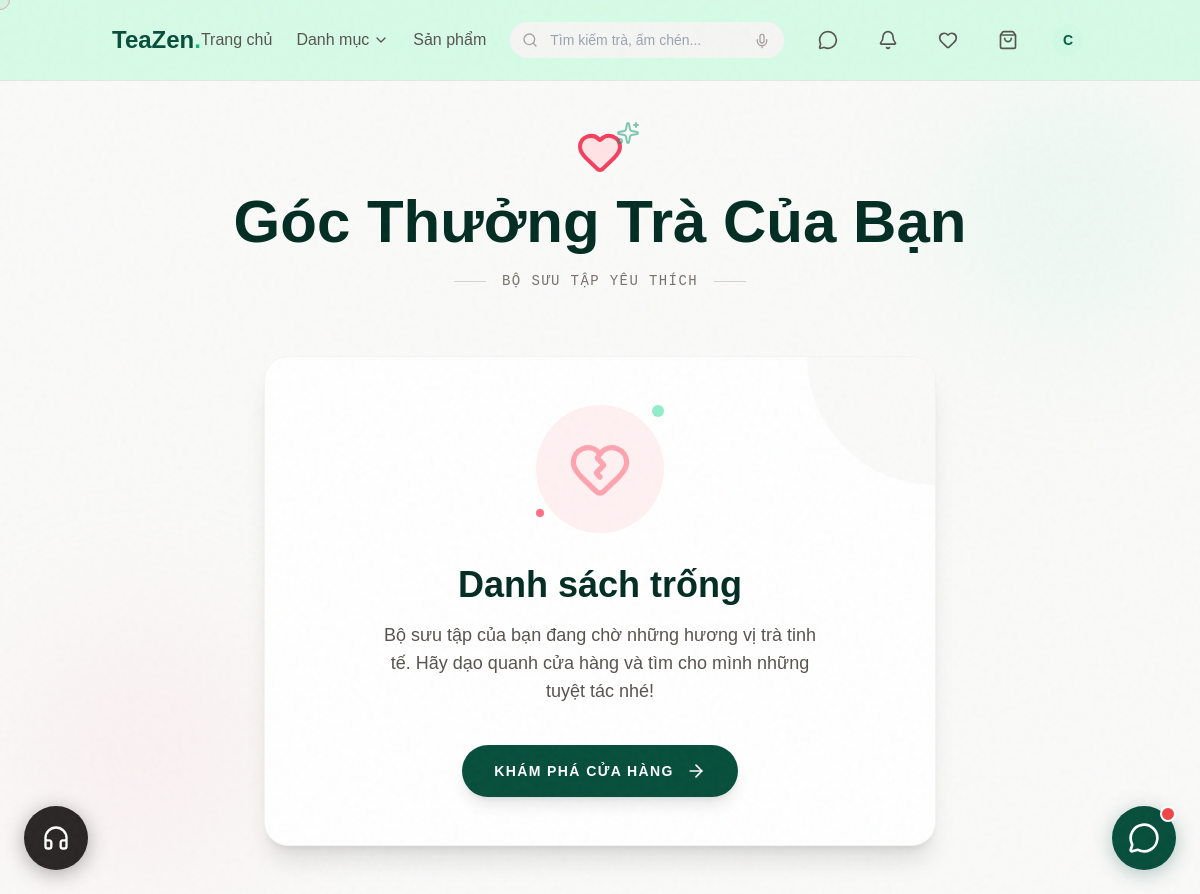
Page /wishlist/ (signed in) on the earlier database version.
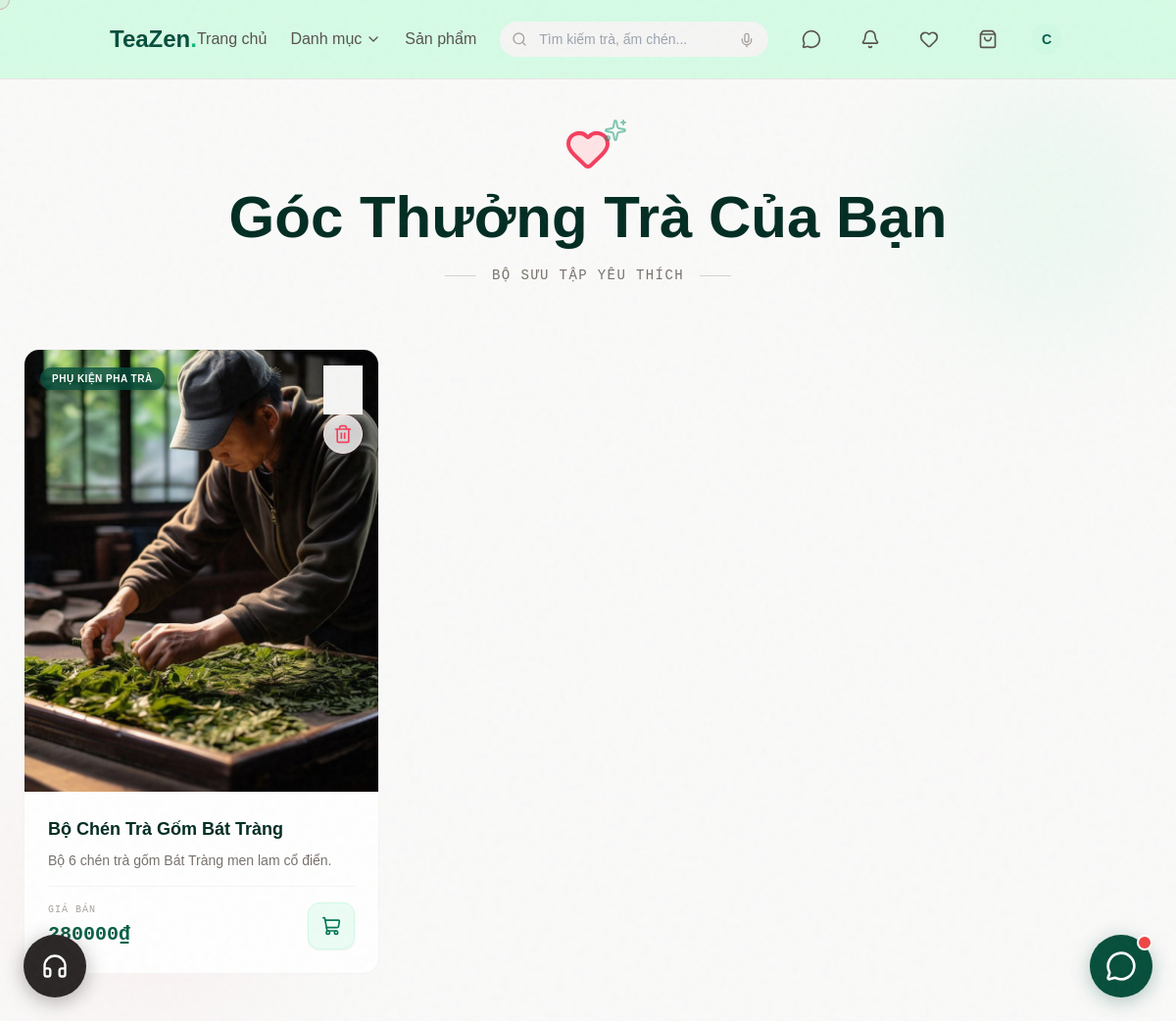
Same page on the later database version.
### MyApp/models.py (models this page shows, shortened)
class Wishlist(models.Model):
	user = models.ForeignKey(User, on_delete=models.CASCADE, related_name='wishlists')
	product = models.ForeignKey(Product, on_delete=models.CASCADE, related_name='wishlisted_by')
	added_at = models.DateTimeField(auto_now_add=True)
	class Meta:
		ordering = ['-added_at']
		unique_together = ['user', 'product']

class Product(models.Model):
	category = models.ForeignKey(Category, on_delete=models.SET_NULL, null=True, blank=True, related_name='products')
	title = models.CharField(max_length=200)
	slug = models.SlugField(max_length=220, unique=True)
	excerpt = models.CharField(max_length=300, blank=True)
	image = models.ImageField(upload_to='products/', blank=True, null=True)
	description = models.TextField(blank=True)
	ingredients = models.TextField(blank=True, verbose_name="Thành phần / Thông số")
	brewing_guide = models.TextField(blank=True, verbose_name="Hướng dẫn pha chế")
	price = models.DecimalField(max_digits=10, decimal_places=0, null=True, blank=True)
	stock_quantity = models.PositiveIntegerField(default=0, verbose_name="Số lượng tồn kho")
	views_count = models.PositiveIntegerField(default=0, verbose_name="Lượt xem")
	created_at = models.DateTimeField(auto_now_add=True)
	class Meta:
		ordering = ['-created_at']
	def get_absolute_url(self):
		return reverse('product_detail', args=[self.slug])

class Category(models.Model):
	name = models.CharField(max_length=100)
	slug = models.SlugField(max_length=120, unique=True)
	description = models.TextField(blank=True)
	image = models.ImageField(upload_to='categories/', blank=True, null=True)
	is_active = models.BooleanField(default=True, verbose_name="Đang hoạt động/Hiển thị")
	created_at = models.DateTimeField(auto_now_add=True)
	class Meta:
		ordering = ['name']
		verbose_name_plural = 'Categories'

### MyApp/views/profile_views.py (the view)
# urls.py: path('wishlist/', views.wishlist_view, name='wishlist'),
@login_required(login_url='login')
def wishlist_view(request):
    wishlists = Wishlist.objects.filter(user=request.user).select_related('product')
    return render(request, 'shop/wishlist.html', {'wishlists': wishlists})

### templates/shop/wishlist.html (shortened to what this page needs)
{% extends "base.html" %}
{% load static %}
{% block content %}
<div class="min-h-[70vh] bg-stone-50 py-12 relative overflow-hidden">
    <div
        class="absolute top-0 right-0 w-64 h-64 bg-emerald-100 rounded-full mix-blend-multiply filter blur-3xl opacity-30 animate-blob">
    </div>
    <div
        class="absolute bottom-0 left-0 w-72 h-72 bg-rose-100 rounded-full mix-blend-multiply filter blur-3xl opacity-30 animate-blob animation-delay-2000">
    </div>
    <div class="container mx-auto px-6 max-w-7xl relative z-10">
        <div class="text-center mb-16 relative">
            <div class="inline-block relative">
                <i data-lucide="heart" class="w-12 h-12 text-rose-500 mx-auto mb-4 animate-pulse fill-rose-100"></i>
                <div class="absolute -top-2 -right-4 text-emerald-600 opacity-50"><i data-lucide="sparkles"
                        class="w-6 h-6"></i></div>
            </div>
            <h1 class="font-art text-5xl md:text-6xl text-emerald-950 font-bold mb-4 isolate">Góc Thưởng Trà Của Bạn
            </h1>
            <p class="text-stone-500 font-mono text-sm uppercase tracking-widest relative inline-block">
                <span class="absolute left-0 top-1/2 w-8 h-px bg-stone-300 -translate-x-12"></span>
                Bộ Sưu Tập Yêu Thích
                <span class="absolute right-0 top-1/2 w-8 h-px bg-stone-300 translate-x-12"></span>
            </p>
        </div>
        {% if wishlists %}
        <div class="grid grid-cols-1 sm:grid-cols-2 lg:grid-cols-3 xl:grid-cols-4 gap-8">
            {% for item in wishlists %}
            <div
                class="bg-white rounded-2xl overflow-hidden border border-stone-100 wishlist-card-hover group relative flex flex-col h-full">
                <a href="{{ item.product.get_absolute_url }}"
                    class="product-hover-trigger block relative aspect-[4/5] overflow-hidden bg-stone-100"
                    data-title="{{ item.product.title }}"
                    data-price="{% if item.product.price %}{{ item.product.price|floatformat:0 }}₫{% endif %}"
                    data-excerpt="{{ item.product.excerpt|default:''|truncatewords:15 }}"
                    data-image="{% if item.product.image %}{{ item.product.image.url }}{% endif %}">
                    {% if item.product.image %}
                    <img src="{{ item.product.image.url }}" alt="{{ item.product.title }}"
                        class="w-full h-full object-cover wishlist-image-zoom">
                    {% else %}
                    <div class="w-full h-full flex items-center justify-center">
                        <i data-lucide="leaf" class="w-16 h-16 text-emerald-200 opacity-50"></i>
                    </div>
                    {% endif %}
                    <div class="absolute top-4 right-4 z-20">
                        <a href="{% url 'wishlist_remove' item.product.id %}"
                            onclick="return confirm('Bạn chắc chắn muốn bỏ thích sản phẩm này?')"
                            class="w-10 h-10 rounded-full bg-white/80 backdrop-blur-sm shadow flex items-center justify-center text-rose-500 hover:text-white hover:bg-rose-500 transition-all border border-rose-100 hover:border-rose-500"
                            title="Xóa khỏi danh sách">
                            <i data-lucide="trash-2" class="w-5 h-5"></i>
                        </a>
                    </div>
                    {% if item.product.category %}
                    <div class="absolute top-4 left-4 z-20">
                        <span
                            class="bg-emerald-900/80 backdrop-blur text-white text-[10px] font-bold px-3 py-1.5 rounded-full uppercase tracking-wider shadow-lg">
                            {{ item.product.category.name }}
                        </span>
                    </div>
                    {% endif %}
                </a>
                <div class="p-6 flex flex-col flex-grow">
                    <a href="{{ item.product.get_absolute_url }}" class="block flex-grow">
                        <h3
                            class="font-bold text-lg text-emerald-950 mb-2 group-hover:text-emerald-700 transition-colors line-clamp-2">
                            {{ item.product.title }}
                        </h3>
                        {% if item.product.excerpt %}
                        <p class="text-sm text-stone-500 line-clamp-2 mb-4">
                            {{ item.product.excerpt }}
                        </p>
                        {% endif %}
                    </a>
                    <div class="mt-auto pt-4 border-t border-stone-100 flex items-center justify-between">
                        <div class="flex flex-col">
                            <span class="text-[10px] text-stone-400 font-mono uppercase tracking-widest mb-1">Giá
                                Bán</span>
                            <span class="font-mono font-bold text-xl text-emerald-800">{{ item.product.price|floatformat:0 }}₫</span>
                        </div>
                        <form action="{% url 'cart_add' item.product.id %}" method="POST" class="m-0 p-0">
                            <button type="submit"
                                class="w-12 h-12 rounded-xl bg-emerald-50 text-emerald-700 flex items-center justify-center hover:bg-emerald-700 hover:text-white transition-all shadow-sm hover:shadow-lg border border-emerald-100 hover:-translate-y-1"
                                title="Thêm vào giỏ hàng">
                                <i data-lucide="shopping-cart" class="w-5 h-5"></i>
                            </button>
                        </form>
                    </div>
                </div>
            </div>
            {% endfor %}
        </div>
        {% else %}
        <div class="max-w-2xl mx-auto bg-white rounded-3xl shadow-xl overflow-hidden border border-stone-100 relative">
            <div class="absolute top-0 right-0 w-32 h-32 bg-stone-50 rounded-bl-full -z-0"></div>
            <div class="p-12 text-center relative z-10">
                <div class="w-32 h-32 bg-rose-50 rounded-full flex items-center justify-center mx-auto mb-8 relative">
                    <i data-lucide="heart-crack" class="w-16 h-16 text-rose-300"></i>
                    <div class="absolute top-0 right-0 animate-ping opacity-75">
                        <div class="w-3 h-3 bg-emerald-300 rounded-full"></div>
                    </div>
                    <div class="absolute bottom-4 left-0 animate-pulse">
                        <div class="w-2 h-2 bg-rose-400 rounded-full"></div>
                    </div>
                </div>
                <h2 class="font-art text-4xl text-emerald-950 font-bold mb-4">Danh sách trống</h2>
                <p class="text-stone-600 mb-10 max-w-md mx-auto text-lg">
                    Bộ sưu tập của bạn đang chờ những hương vị trà tinh tế. Hãy dạo quanh cửa hàng và tìm cho mình những
                    tuyệt tác nhé!
                </p>
                <a href="{% url 'product_list_public' %}"
                    class="inline-flex items-center justify-center px-8 py-4 bg-emerald-900 text-white font-bold rounded-full hover:bg-emerald-800 transition-all shadow-lg hover:shadow-xl hover:-translate-y-1 gap-3 group uppercase tracking-widest text-sm">
                    Khám Phá Cửa Hàng
                    <i data-lucide="arrow-right" class="w-5 h-5 group-hover:translate-x-1 transition-transform"></i>
                </a>
            </div>
        </div>
        {% endif %}
    </div>
</div>
{% endblock %}

### templates/base.html (shortened to what this page needs)
{% load static %}
<!DOCTYPE html>
<html lang="vi" class="scroll-smooth">
<head>
    <script src="https://cdn.tailwindcss.com"></script>
    <link rel="stylesheet" href="{% static 'css/styles.css' %}">
    <link rel="stylesheet" href="{% static 'css/base.css' %}">
</head>
<body>
    <div id="custom-cursor"></div>
    <nav
        class="fixed top-0 left-0 w-full z-50 transition-all duration-300 bg-white/80 backdrop-blur-md border-b border-stone-200">
        <div class="container mx-auto px-6 h-20 flex flex-nowrap items-center justify-between">
            <a href="{% url 'index' %}" class="text-2xl font-bold font-art text-emerald-900 shrink-0">
                TeaZen<span class="text-emerald-500">.</span>
            </a>
            <div class="hidden lg:flex items-center space-x-6 whitespace-nowrap">
                <a href="{% url 'index' %}"
                    class="text-stone-600 hover:text-emerald-800 font-medium transition-colors">Trang chủ</a>
                <div class="relative group">
                    <button
                        class="flex items-center space-x-1 text-stone-600 hover:text-emerald-800 font-medium transition-colors">
                        <span>Danh mục</span>
                        <i data-lucide="chevron-down" class="w-4 h-4"></i>
                    </button>
                </div>
                <a href="{% url 'product_list_public' %}"
                    class="text-stone-600 hover:text-emerald-800 font-medium transition-colors">Sản phẩm</a>
            </div>
            <div class="flex flex-1 max-w-sm mx-4 md:mx-6 relative" id="search-container">
                <form action="{% url 'product_list_public' %}" method="GET" class="w-full relative group/search">
                    <input type="text" name="q" id="search-input" placeholder="Tìm kiếm trà, ấm chén..."
                        autocomplete="off"
                        class="w-full bg-stone-100 border-none rounded-full py-2 pl-10 pr-12 focus:ring-2 focus:ring-emerald-500 focus:bg-white transition-all text-sm outline-none">
                    <i data-lucide="search" class="absolute left-3 top-1/2 -translate-y-1/2 w-4 h-4 text-stone-400"></i>
                    <button type="button" id="voice-search-btn"
                        class="absolute right-2 top-1/2 -translate-y-1/2 p-1.5 rounded-full text-stone-400 hover:text-emerald-600 hover:bg-emerald-50 transition-all duration-200"
                        title="Tìm bằng giọng nói">
                        <i data-lucide="mic" class="w-4 h-4"></i>
                    </button>
                </form>
            </div>
            <div class="flex items-center space-x-5 shrink-0">
                {% if user.is_authenticated %}
                <a href="{% url 'message_inbox' %}"
                    class="relative text-stone-600 hover:text-emerald-800 transition-colors" title="Tin nhắn">
                    <i data-lucide="message-circle" class="w-5 h-5"></i>
                </a>
                <div class="relative" id="notif-dropdown-wrapper">
                    <button type="button" id="notif-bell-btn"
                        class="relative text-stone-600 hover:text-emerald-800 transition-colors" title="Thông báo">
                        <i data-lucide="bell" class="w-5 h-5"></i>
                    </button>
                </div>
                {% endif %}
                <a href="{% url 'wishlist' %}" class="relative text-stone-600 hover:text-emerald-800 transition-colors"
                    title="Yêu thích">
                    <i data-lucide="heart" class="w-5 h-5"></i>
                </a>
                <a href="{% url 'cart' %}" class="relative text-stone-600 hover:text-emerald-800 transition-colors">
                    <i data-lucide="shopping-bag" class="w-5 h-5"></i>
                </a>
                {% if user.is_authenticated %}
                <div class="relative group">
                    <a href="{% url 'profile' %}" class="block">
                        {% if user.profile.avatar %}
                        <img src="{{ user.profile.avatar.url }}"
                            class="w-8 h-8 rounded-full object-cover border border-stone-200">
                        {% else %}
                        <div
                            class="w-8 h-8 rounded-full bg-emerald-100 text-emerald-800 flex items-center justify-center text-sm font-bold">
                            {{ user.username|first|upper }}
                        </div>
                        {% endif %}
                    </a>
                </div>
                {% else %}
                <a href="{% url 'login' %}"
                    class="text-sm font-medium text-stone-600 hover:text-emerald-800 transition-colors">Đăng nhập</a>
                {% endif %}
            </div>
        </div>
    </nav>
    <div class="h-20"></div>
    {% block content %}{% endblock %}
    {% include 'core/chatbot.html' %}
    {% include 'core/support_chat.html' %}
</body>
</html>

### templates/core/chatbot.html (shortened to what this page needs)
<div id="ai-chatbot" class="fixed bottom-6 right-6 z-[1000] font-sans">
    <button id="chat-bubble"
        class="group relative flex items-center justify-center w-16 h-16 bg-emerald-900 shadow-[0_4px_20px_rgba(6,78,59,0.3)] rounded-full hover:scale-105 hover:shadow-[0_4px_25px_rgba(16,185,129,0.4)] transition-all duration-300">
        <i data-lucide="message-circle"
            class="w-8 h-8 text-white relative z-10 transition-transform duration-300 group-hover:-rotate-12"></i>
        <div class="absolute top-0 right-0 w-4 h-4 bg-red-500 border-2 border-white rounded-full"></div>
    </button>
</div>

### templates/core/support_chat.html (shortened to what this page needs)
{% load static %}
<div id="support-chat" class="font-sans" style="z-index: 999;">
    <button id="sc-bubble"
        class="fixed bottom-6 left-6
               lg:bottom-6 lg:left-6
               w-14 h-14 sm:w-16 sm:h-16
               bg-stone-800 hover:bg-stone-700
               shadow-[0_4px_20px_rgba(28,25,23,0.35)]
               hover:shadow-[0_4px_28px_rgba(28,25,23,0.5)]
               rounded-full
               flex items-center justify-center
               transition-all duration-300 hover:scale-105
               group
               z-[999]"
        aria-label="Hỗ trợ khách hàng"
        title="Hỗ trợ khách hàng">
        <i id="sc-bubble-icon-default" data-lucide="headphones"
            class="w-7 h-7 text-white relative z-10 transition-all duration-300 group-hover:scale-90"></i>
    </button>
</div>

Differences in the rows shown:
added Wishlist: product.image (picture), product.category.name "PHỤ KIỆN PHA TRÀ", product "Bộ Chén Trà Gốm Bát Tràng", product.excerpt "Bộ 6 chén trà gốm Bát Tràng men lam cổ điển.", product.price "280000"
Other differences:
text no longer shown: "Danh sách trống Bộ sưu tập của bạn đang chờ những hương vị trà tinh tế. Hãy dạo quanh cửa hàng và tìm cho mình những tuyệt tác nhé! KHÁM PHÁ CỬA HÀNG"
